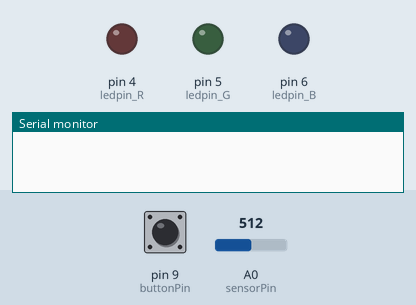
A sketch run on a simulated Arduino Uno, built with avr-gcc and run on an emulated ATmega328P. Shown: output pins drawn as LEDs (lit = HIGH), the last lines printed to the serial monitor. The test bench sets the inputs (shaded band); at power-on: pin 9 (buttonPin) LOW, A0 (sensorPin) = 512.

Above: at 1.2 s.
1.3 s: pin 9 (buttonPin) pulled HIGH for 0.15 s
At 1.4 s:
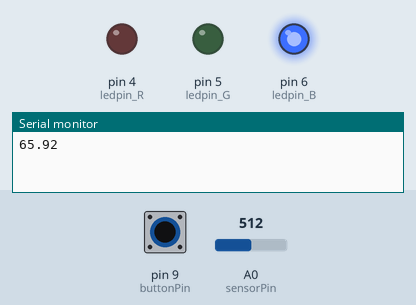
3.0 s: pin 9 (buttonPin) pulled HIGH for 3.2 s
At 7.2 s:
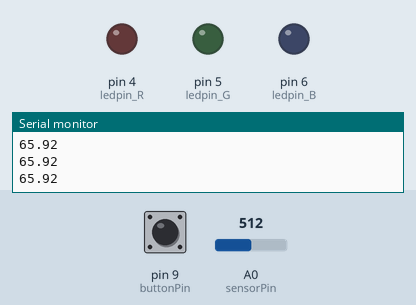
Timing chart, 0 to 8.7 s (numbered marks = the images above; inputs shaded):
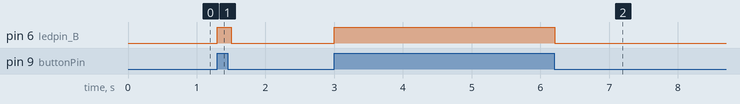

The sketch:

All_planting_tool.ino
```cpp
//Button
const int buttonPin = 9;     // the number of the pushbutton pin
int buttonState = 0;         // variable for reading the pushbutton status

//Leds
const int ledpin_R = 4;      // LED RED connected to digital pin 4
const int ledpin_G = 5;      // LED RED connected to digital pin 5
const int ledpin_B = 6;      // LED RED connected to digital pin 6
const int delayt = 200;     // Miliseconds to wait for next color

//Humidity
const int sensorPin = A0;   // select input pin for the Humidity sensor.
int sensorValue = 0;  // variable to store the value coming from the sensor.
float a=-0.129;       // constant a to convert value into percentaje.
float b=131.97;       // constant a to convert value into percentaje.
float porcentaje;     // percentaje for Humidity.
const int low_hum=10;
const int normal_hum=80;


void setup() {
  // initialize digital Led pins as outputs.
  pinMode(ledpin_R, OUTPUT);
  pinMode(ledpin_G, OUTPUT);
  pinMode(ledpin_B, OUTPUT);
  // initialize the pushbutton pin as an input:
  pinMode(buttonPin, INPUT);
  Serial.begin(9600);
}

void loop() {

  // read the state of the pushbutton value:
  buttonState = digitalRead(buttonPin);

  // check if the pushbutton is pressed. If it is, the buttonState is HIGH:
  if (buttonState == HIGH) {

    sensorValue = analogRead(sensorPin);
    porcentaje=a*sensorValue+b;
    Serial.println(porcentaje);

    if (porcentaje<low_hum){
      digitalWrite(ledpin_R, HIGH);
      }
    else {
      if (porcentaje>normal_hum){
         digitalWrite(ledpin_G, HIGH);
        }
      else {
        digitalWrite(ledpin_B, HIGH);  }
      }

    delay(delayt);
  } else {
    // turn LED off:
    digitalWrite(ledpin_R, LOW);
    digitalWrite(ledpin_G, LOW);
    digitalWrite(ledpin_B, LOW);
  }


}
```

Measured:
- after the input at 1.3 s, pin 6 (ledpin_B): LOW → HIGH at once, → LOW 0.20 s later
- after the input at 3.0 s, pin 6 (ledpin_B): LOW → HIGH at once, → LOW 3.2 s later
